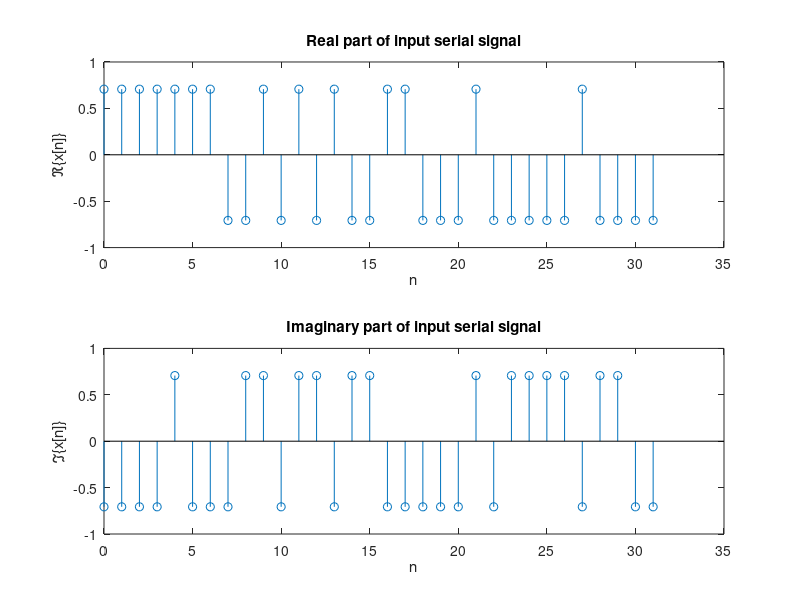
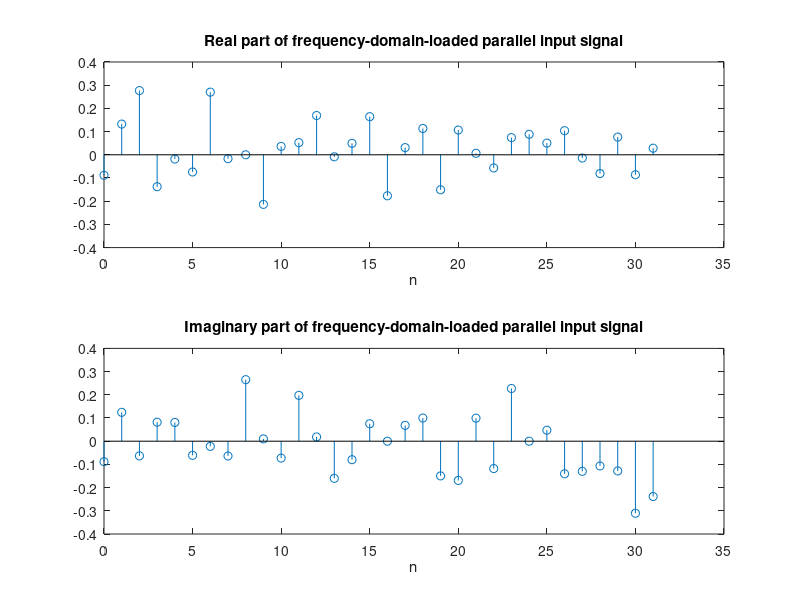
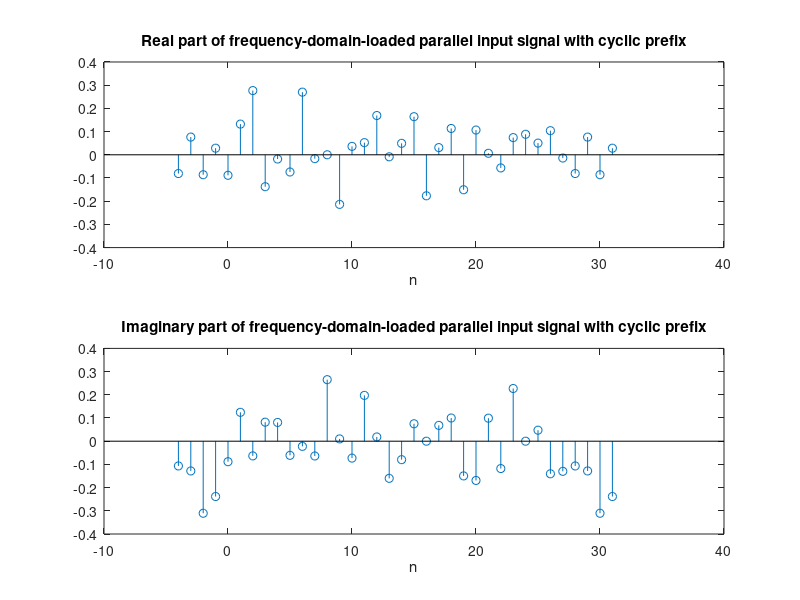
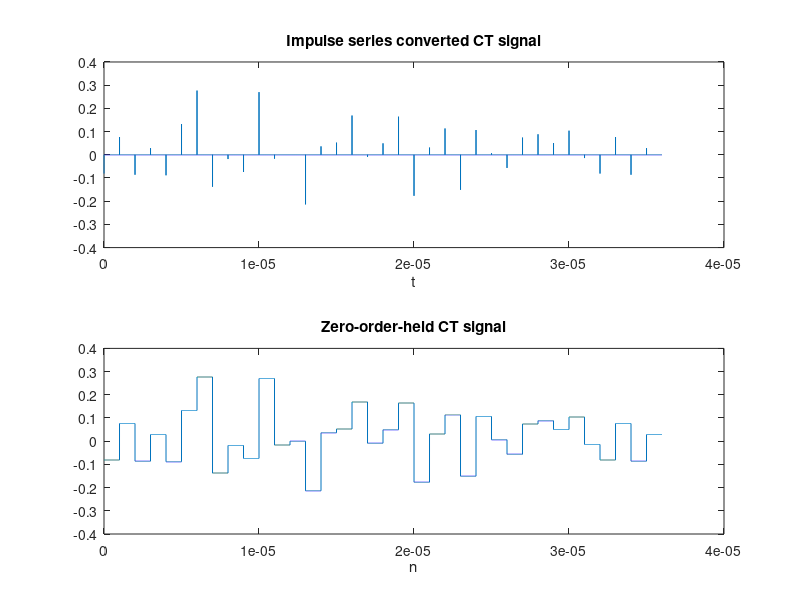

The MATLAB script that drew these images, in order: (Note: this script raises an error after producing the figures.)
%% constants definition
% length of signal
N = 32;
% length of cp added
lcp = 4;
% sampling interval
T = 1e-6;
% carrier signal frequency
wc = 100e6;
% time-step
dt = 1e-9;
% impulse series
delta = [1, zeros(1, 999)];
% for square series
c = ones(1, 999);

%% Block 1
% set real and imaginary part of signal
xr = sqrt(2) * round(rand(1, N)) - sqrt(2) / 2;
xi = sqrt(2) * round(rand(1, N)) - sqrt(2) / 2;

% plot the real and imaginary part of the signal separately
figure(1)
subplot(211)
stem(0:N - 1, xr)
xlabel('n');
ylabel('\Re\{x[n]\}')
title('Real part of input serial signal')

subplot(212);
stem(0:N - 1, xi)
xlabel('n')
ylabel('\Im\{x[n]\}')
title('Imaginary part of input serial signal')

% load X in frequency domain and construct time domain signal x by X
X = xr + 1i * xi;
x = ifft(X);

figure(2)
subplot(211)
stem(0:N - 1, real(x))
xlabel('n')
title('Real part of frequency-domain-loaded parallel input signal')

subplot(212);
stem(0:N - 1, imag(x))
xlabel('n')
title('Imaginary part of frequency-domain-loaded parallel input signal')

% add cyclic prefix
x_cp = [x(N - lcp + 1:N), x];

figure(3);
subplot(211);
stem(-lcp:N - 1, real(x_cp))
xlabel('n')
title('Real part of frequency-domain-loaded parallel input signal with cyclic prefix')

subplot(212);
stem(-lcp:N - 1, imag(x_cp))
xlabel('n')
title('Imaginary part of frequency-domain-loaded parallel input signal with cyclic prefix')

% DAC, create impulse and square series
x_cp_ct = upsample(x_cp, 1000);
x_sq = reshape(repmat(x_cp, 1000, 1), 1, []);

figure(4)
subplot(211)
plot((1:length(x_cp_ct)) * dt, real(x_cp_ct))
xlabel('t')
title('Impulse series converted CT signal')

subplot(212)
plot((1:length(x_sq)) * dt, real(x_sq))
xlabel('n')
title('Zero-order-held CT signal')

% amplitude modulation
t = (1:length(x_sq)) * dt;
sin1 = sin(2 * pi * wc * t);
cos1 = cos(2 * pi * wc * t);
x_am = cos1 .* real(x_sq) + sin1 .* imag(x_sq);
% spectrum
xtw = fft(x_am) / length(x_am);
X_am = abs(fftshift(xtw));
n = wc * (0:2:length(X_am) / 2) / (length(X_am) / 2.5);

figure(5)
subplot(211)
plot((1:length(x_am)) * dt, x_am)
xlabel('t')
title('CT AM signal')

subplot(212)
stem(n, X_am(1:2:length(X_am) / 2 + 1))
axis([0.97e8 1.03e8 0 0.025])
xlabel('f')
title('Frequency spectrum of CT AM signal')

%% Transmition part
A = 1;
B = [0.5 zeros(1, 1.5 * 1000 - 1) 0.4 zeros(1, 1000 - 1) 0.35 zeros(1, 0.5 * 1000 - 1) 0.3];
h = [0.5, zeros(1, 1499), 0.4, zeros(1, 999), 0.35, zeros(1, 499), 0.3, zeros(1, 1000)];
yh = filter(B, A, x_am);

figure(6)
subplot(211)
plot((0:length(yh) - 1) * dt, yh)
xlabel('t')
ylabel('y_h(t)')
title('Transmitted CT signal')

subplot(212)
plot((0:length(h) - 1) * dt, h)
xlabel('t')
ylabel('h(t)')
title('h(t)')

%% Receive and demodulate
t2 = (1:length(yh)) * dt;
ytr = 2 * cos(2 * pi * wc * t2) .* yh;
yti = 2 * sin(2 * pi * wc * t2) .* yh;

% define ideal LPF and pass signal through which
ft1 = fft(ytr);
ft2 = fft(yti);
ft1 = [ft1(1:2000), zeros(1, length(ft1) - 4000), ft1(length(ft1) - 2000 + 1:length(ft1))];
ft2 = [ft2(1:2000), zeros(1, length(ft2) - 4000), ft2(length(ft2) - 2000 + 1:length(ft2))];

ytrc = ifft(ft1);
ytic = ifft(ft2);

figure(7)
subplot(211)
plot((1:length(ytrc)) * dt, ytrc)
xlabel('n')
ylabel('\Re\{y(t)\}')
title('Real part of received signal')

subplot(212)
plot((1:length(ytic)) * dt, ytic)
xlabel('n')
ylabel('\Im\{y(t)\}')
title('Imaginary part of received signal')

% take each segment's average to build Y
Nx = N + lcp;
Yr = zeros(1, Nx);
Yi = zeros(1, Nx);

for i = 1:Nx
    re = 0; im = 0;

    for j = (i - 1) * 1000 + 1:i * 1000
        re = re + ytrc(j);
        im = im + ytic(j);
    end

    Yr(i) = re / 1000;
    Yi(i) = im / 1000;
end

Y = Yr + 1i * Yi;

figure(8)
subplot(211)
stem(1:Nx, Yr)
xlabel('n')
ylabel('\Re\{Y[n]\}')
title('Real part of Y')

subplot(212)
stem(1:Nx, Yi)
xlabel('n')
ylabel('\Im\{Y[n]\}')
title('Imaginary part of Y')

% obtain the fft after removing cyclic prefix
Y_rc = Y(lcp + 1:Nx);
Y_recover_N = fft(Y_rc);

figure(9)
subplot(211)
stem(real(Y_recover_N))
xlabel('n')
legend('recovered real part of Y')

subplot(212);
stem(imag(Y_recover_N))
xlabel('n');
legend('recovered imaginary part pf Y')

% Y / H = X
X_recover_N = Y_recover_N ./ H;

figure(10)
subplot(211)
stem(real(X_recover_N), '*')
hold on
stem(xr)
xlabel('n')
legend('\Re\{x_{recover}[n]\}', '\Re\{x[n]\}')
hold off

subplot(212)
stem(imag(X_recover_N), '*')
hold on
stem(xi)
xlabel('n')
legend('\Im\{x_{recover}[n]\}', '\Im\{x[n]\}')
